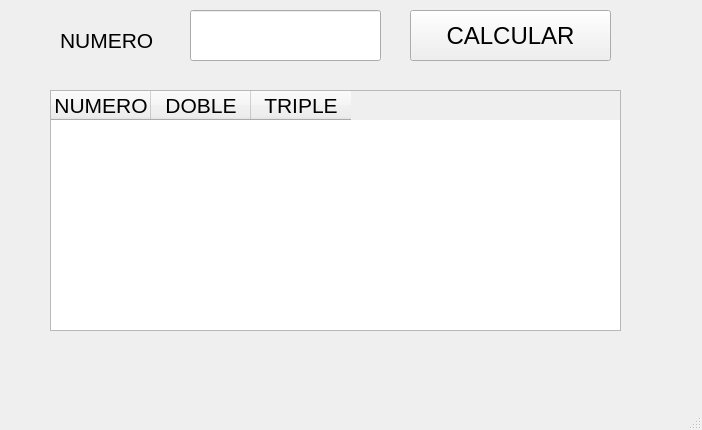
<?xml version="1.0" encoding="UTF-8"?>
<ui version="4.0">
 <class>MainWindow</class>
 <widget class="QMainWindow" name="MainWindow">
  <property name="geometry">
   <rect>
    <x>0</x>
    <y>0</y>
    <width>702</width>
    <height>430</height>
   </rect>
  </property>
  <property name="windowTitle">
   <string>MainWindow</string>
  </property>
  <widget class="QWidget" name="centralwidget">
   <widget class="QLabel" name="label">
    <property name="geometry">
     <rect>
      <x>60</x>
      <y>20</y>
      <width>121</width>
      <height>41</height>
     </rect>
    </property>
    <property name="font">
     <font>
      <pointsize>16</pointsize>
     </font>
    </property>
    <property name="text">
     <string>NUMERO</string>
    </property>
   </widget>
   <widget class="QLineEdit" name="txtnumero">
    <property name="geometry">
     <rect>
      <x>190</x>
      <y>10</y>
      <width>191</width>
      <height>51</height>
     </rect>
    </property>
    <property name="font">
     <font>
      <pointsize>16</pointsize>
     </font>
    </property>
   </widget>
   <widget class="QPushButton" name="btncalcular">
    <property name="geometry">
     <rect>
      <x>410</x>
      <y>10</y>
      <width>201</width>
      <height>51</height>
     </rect>
    </property>
    <property name="font">
     <font>
      <pointsize>18</pointsize>
     </font>
    </property>
    <property name="text">
     <string>CALCULAR</string>
    </property>
   </widget>
   <widget class="QTableWidget" name="tbl1">
    <property name="geometry">
     <rect>
      <x>50</x>
      <y>90</y>
      <width>571</width>
      <height>241</height>
     </rect>
    </property>
    <property name="font">
     <font>
      <pointsize>16</pointsize>
     </font>
    </property>
    <column>
     <property name="text">
      <string>NUMERO</string>
     </property>
    </column>
    <column>
     <property name="text">
      <string>DOBLE</string>
     </property>
    </column>
    <column>
     <property name="text">
      <string>TRIPLE</string>
     </property>
    </column>
   </widget>
  </widget>
  <widget class="QMenuBar" name="menubar">
   <property name="geometry">
    <rect>
     <x>0</x>
     <y>0</y>
     <width>702</width>
     <height>21</height>
    </rect>
   </property>
  </widget>
  <widget class="QStatusBar" name="statusbar"/>
 </widget>
 <resources/>
 <connections/>
</ui>
